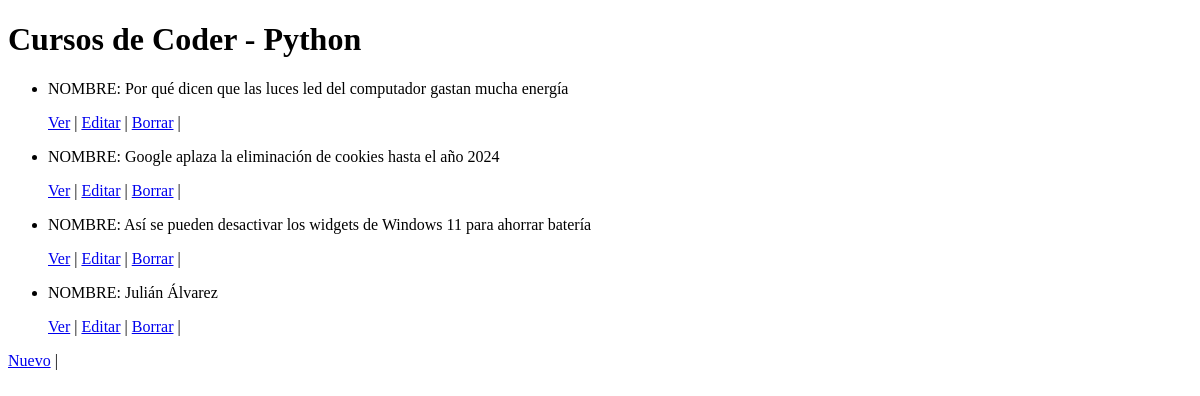
Before: /app/historia/list with the older database file.
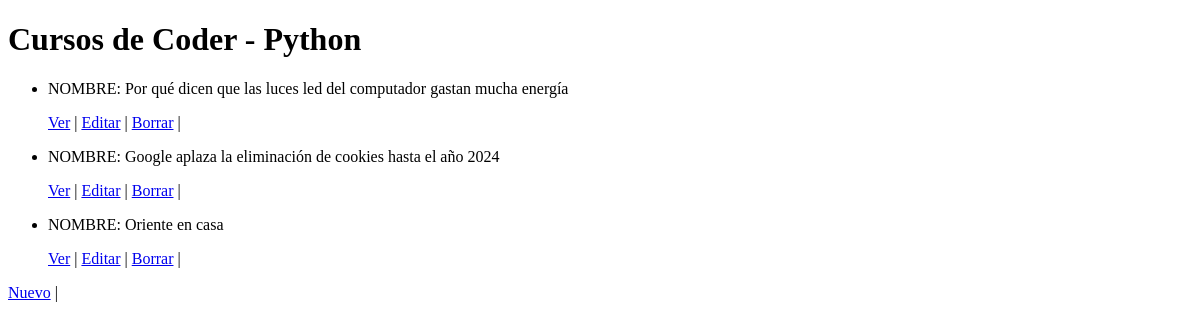
After: the same page with the newer database file.
### app/models.py (models this page shows, shortened)
class Historias(models.Model):
    titulo= models.CharField(max_length=300)
    subtitulo= models.CharField(max_length=400)
    cuerpo= models.CharField(max_length=800)
    autor= models.CharField(max_length=100)
    fecha= models.CharField(max_length=50)

### app/views.py (the view)
# urls.py: path('historia/list', views.Historias_lista.as_view(), name='List'),
class Historias_lista(ListView):
    model= Historias
    template_name= "app/historia_lista.html"

### app/template/app/historia_lista.html (shortened to what this page needs)
<!DOCTYPE html>
<html lang="en">
<head>
</head>
<body>
    <h1>Cursos de Coder - Python</h1>
    <ul>
        {% for historias in object_list %}
            <li>
                <p>NOMBRE: {{ historias.titulo }} </p>
                <p>
                    <a href="{% url 'Detail' historias.id%}">Ver</a> |
                    <a href="{% url 'Edit' historias.id%}">Editar</a> |
                    <a href="{% url 'Delete' historias.id%}">Borrar</a> |
                </p>
            </li>
        {% endfor %}
    </ul>
    <a href="{% url 'New'%}">Nuevo</a> |
</body>
</html>

Changed rows visible on the page:
removed Historias: titulo "Así se pueden desactivar los widgets de Windows 11 para ahorrar batería"
removed Historias: titulo "Julián Álvarez"
added Historias: titulo "Oriente en casa"
